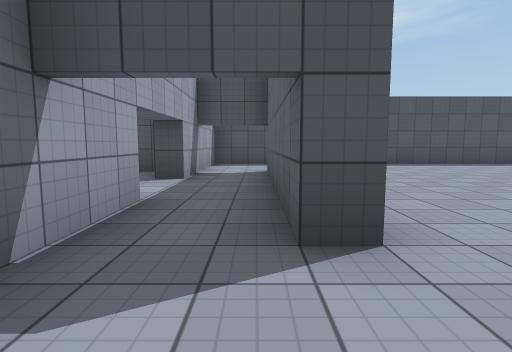
view 1 (above)

16 first-person views from a walk through a scene from a Unity 3-D project. The camera is 1.2 m above the floor, tilts 6° down and sees 80° across. The floor is counted in squares, 2 m on a side. Each view is taken from the middle of a square. On the plan, view 1 faces up. The plan holds only what a view shows up to about 9 squares ahead; the rest is blank. Surface patterns are stand-ins for the level's own textures.

view 2
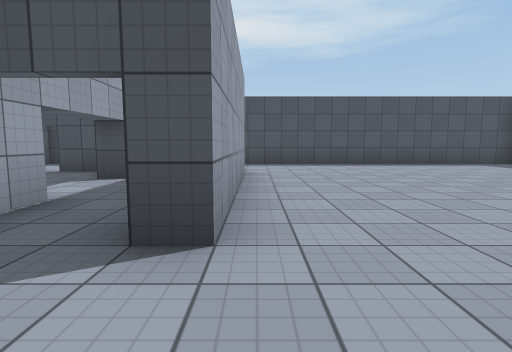

view 3
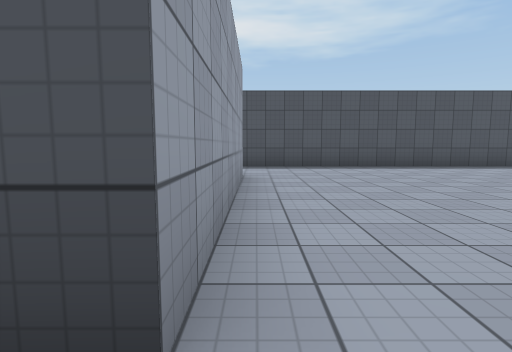

view 4
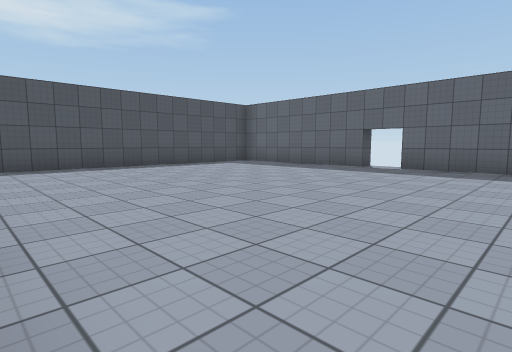

view 5
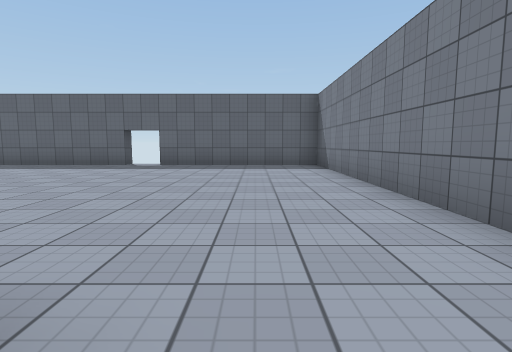

view 6
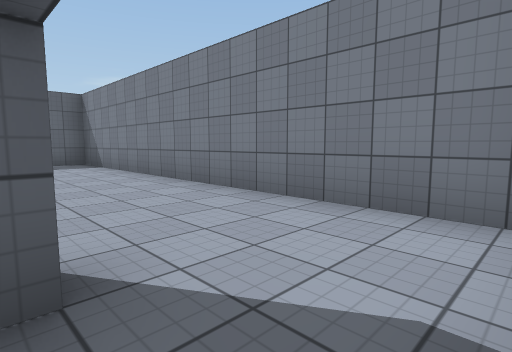

view 7
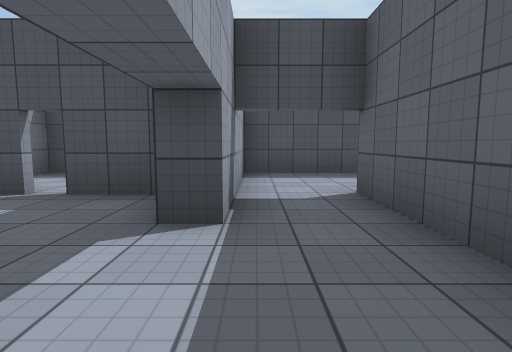

view 8
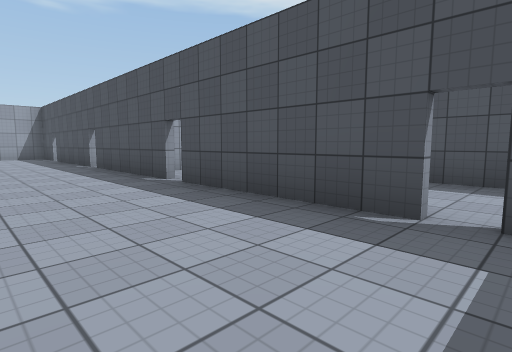

view 9
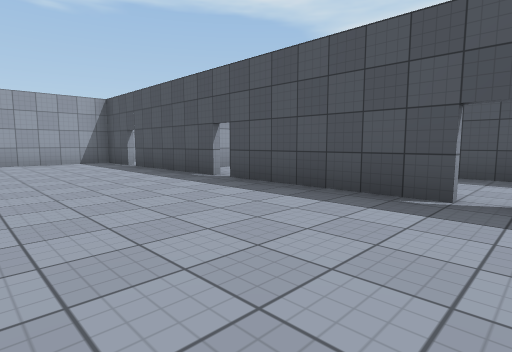

view 10
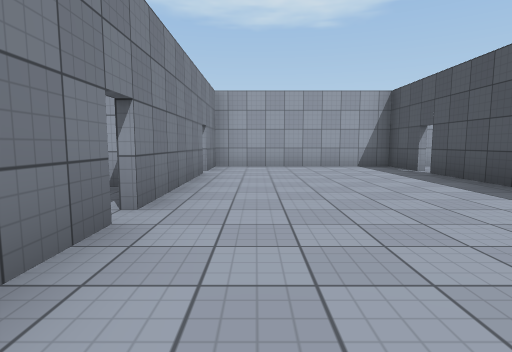

view 11
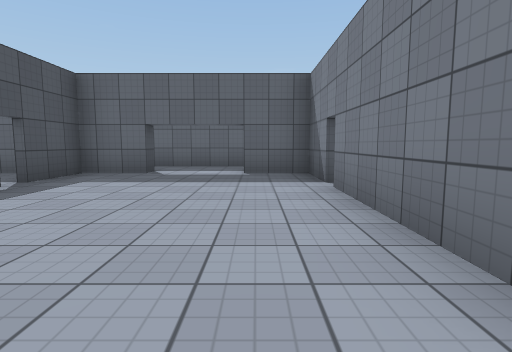

view 12
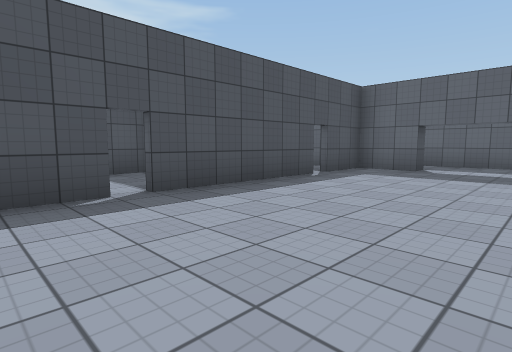

view 13
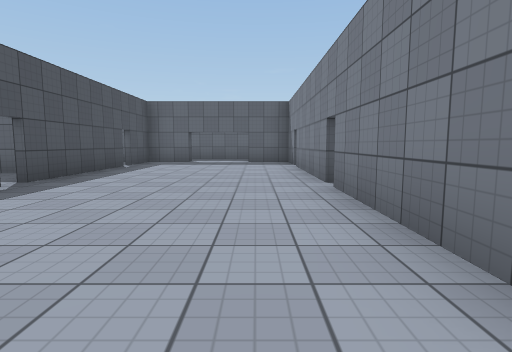

view 14
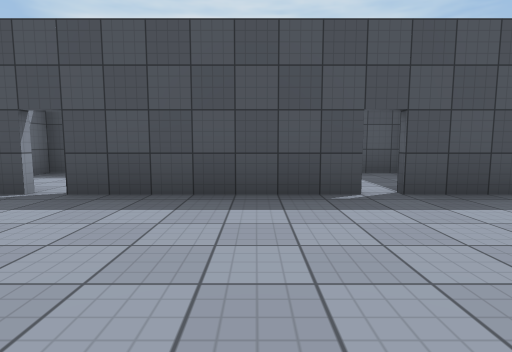

view 15
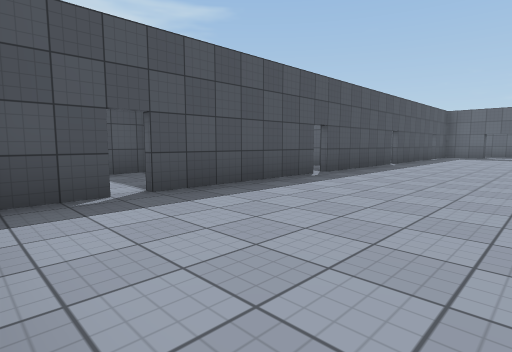

view 16
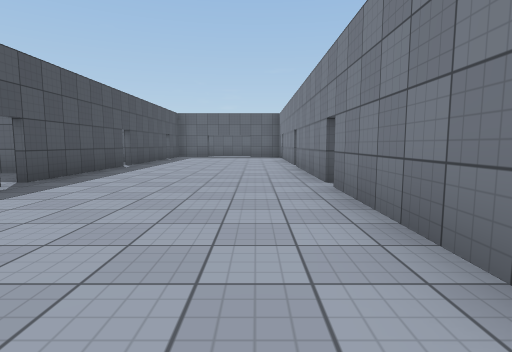

### Floor plan
Key: @ floor where view 1 was taken; # wall or solid block; x gap in a wall; . floor.
Columns run from 18 left of view 1 to 9 right of it. Each row starts with its distance up from view 1.
 10                 ###########
  9  ####  ##########..........
  8  #..## .##..##..#..........#
  7 ##xx##xx##xx##xx#..........#
  6 #...............#.#........#
  5 #.................#........#
  4 #.................#.........
  3 #...............#.#........#
  2 #################.#........#
  1                  ..........#
  0                  .@........#
 -1                  ###########

Where each view was taken, in squares from view 1:
view 1: 0 up, 0 right, facing up
view 2: 0 up, 1 right, facing up
view 3: 1 up, 1 right, facing up
view 4: 1 up, 1 right, facing up-right
view 5: 1 up, 0 right, facing right
view 6: 2 up, 1 left, facing down-right
view 7: 3 up, 1 left, facing up
view 8: 4 up, 3 left, facing up-left
view 9: 3 up, 7 left, facing up-left
view 10: 3 up, 9 left, facing left
view 11: 3 up, 8 left, facing right
view 12: 3 up, 9 left, facing up-right
view 13: 3 up, 12 left, facing right
view 14: 3 up, 13 left, facing up
view 15: 3 up, 17 left, facing up-right
view 16: 3 up, 16 left, facing right
